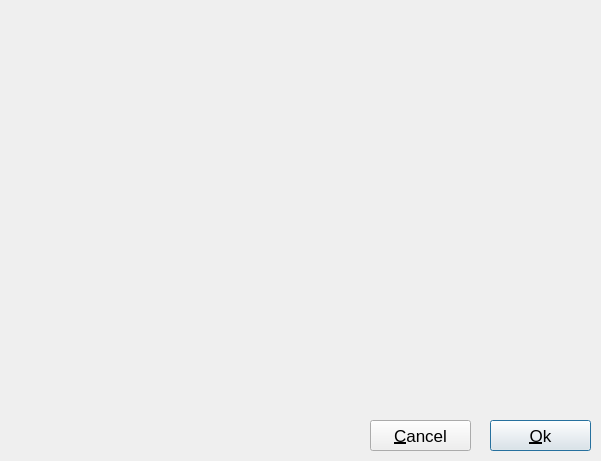
<?xml version="1.0" encoding="UTF-8"?>
<ui version="4.0">
 <class>TableBrowserDialog</class>
 <widget class="QDialog" name="TableBrowserDialog">
  <property name="windowModality">
   <enum>Qt::ApplicationModal</enum>
  </property>
  <property name="geometry">
   <rect>
    <x>0</x>
    <y>0</y>
    <width>601</width>
    <height>461</height>
   </rect>
  </property>
  <property name="font">
   <font>
    <pointsize>13</pointsize>
   </font>
  </property>
  <property name="windowTitle">
   <string>Select an Item</string>
  </property>
  <widget class="QPushButton" name="cancelButton">
   <property name="geometry">
    <rect>
     <x>370</x>
     <y>420</y>
     <width>101</width>
     <height>31</height>
    </rect>
   </property>
   <property name="text">
    <string>&amp;Cancel</string>
   </property>
   <property name="shortcut">
    <string>Alt+C</string>
   </property>
   <property name="autoDefault">
    <bool>false</bool>
   </property>
  </widget>
  <widget class="QPushButton" name="okButton">
   <property name="geometry">
    <rect>
     <x>490</x>
     <y>420</y>
     <width>101</width>
     <height>31</height>
    </rect>
   </property>
   <property name="text">
    <string>&amp;Ok</string>
   </property>
   <property name="shortcut">
    <string>Alt+O</string>
   </property>
   <property name="default">
    <bool>true</bool>
   </property>
  </widget>
  <widget class="Q3ListBox" name="itemListBox">
   <property name="geometry">
    <rect>
     <x>10</x>
     <y>10</y>
     <width>580</width>
     <height>401</height>
    </rect>
   </property>
   <property name="font">
    <font>
     <family>Bitstream Vera Sans Mono</family>
     <pointsize>13</pointsize>
    </font>
   </property>
  </widget>
 </widget>
 <layoutdefault spacing="6" margin="11"/>
 <pixmapfunction>qPixmapFromMimeSource</pixmapfunction>
 <customwidgets>
  <customwidget>
   <class>Q3Frame</class>
   <extends>QFrame</extends>
   <header>Qt3Support/Q3Frame</header>
   <container>1</container>
  </customwidget>
  <customwidget>
   <class>Q3ListBox</class>
   <extends>Q3Frame</extends>
   <header>q3listbox.h</header>
  </customwidget>
 </customwidgets>
 <includes>
  <include location="global">qstringlist.h</include>
  <include location="global">vector</include>
 </includes>
 <resources/>
 <connections/>
</ui>
